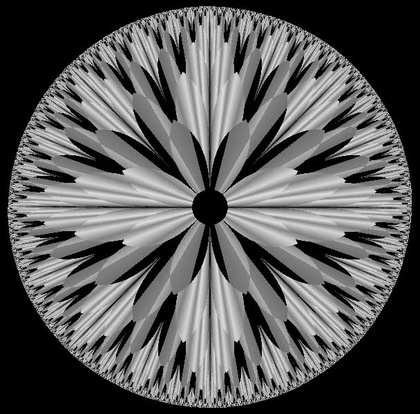
%> input picture Codes/odev1.jpg, 420 x 414 px, shrunk from 608 x 600 before the run
$ octave odev1.m   (GNU Octave 9; MATLAB toolbox functions it lacks are replaced by stand-ins)
%> lines starting %> are read from the running program, lines starting %| are printed output that depends on the picture; in (x1, y1, x2, y2) boxes, pixels count from 0 and x2, y2 are one past the last pixel; in counts of white or black regions, pixels touching at a corner belong together; the program's own positions count from 1
%%%%%%%%%%%%%%%%%%%%%%%%%%%%%%%%%%%%%%%%%%%%%%%
%%%%%%	1)Bit PLane	%%%%%%
%%%%%%%%%%%%%%%%%%%%%%%%%%%%%%%%%%%%%%%%%%%%%%%
clear;clc;clf;

[X]=imread('odev1.jpg');
%> X is the input picture: size 414x420 uint8; min 0, max 250, mean 89.3

subplot(3,3,1);
imshow(X, [0 255]),
title('Orjinal Görüntü')

input=double(X);
for n=1:8
%> this loop made 8 passes; what is shown inside it comes from the first
for i=1:size(input,1)
  for j=1:size(input,2)
     if bitand(input(i,j),(2^(8-n))) == (2^(8-n))
        output(i,j)=255;
     else
        output(i,j)=0;
     end
  end
end
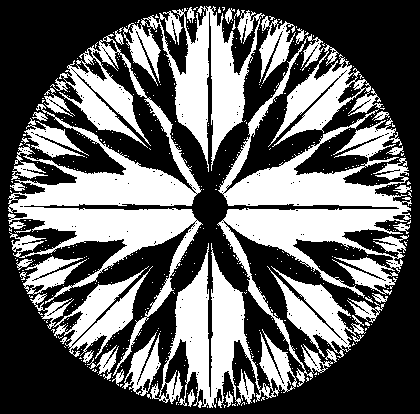
%> output: size 414x420 double; 39.3% white; 475 white regions (440 under 20 px), largest, box (x1, y1, x2, y2) and area: (217, 34, 412, 387) 20361, (8, 34, 203, 376) 17556, (150, 243, 297, 408) 8477
subplot(3,3,n+1);
imshow(output, [0 255]);
title(sprintf('%d. bit Görüntüsü',8-n))
end
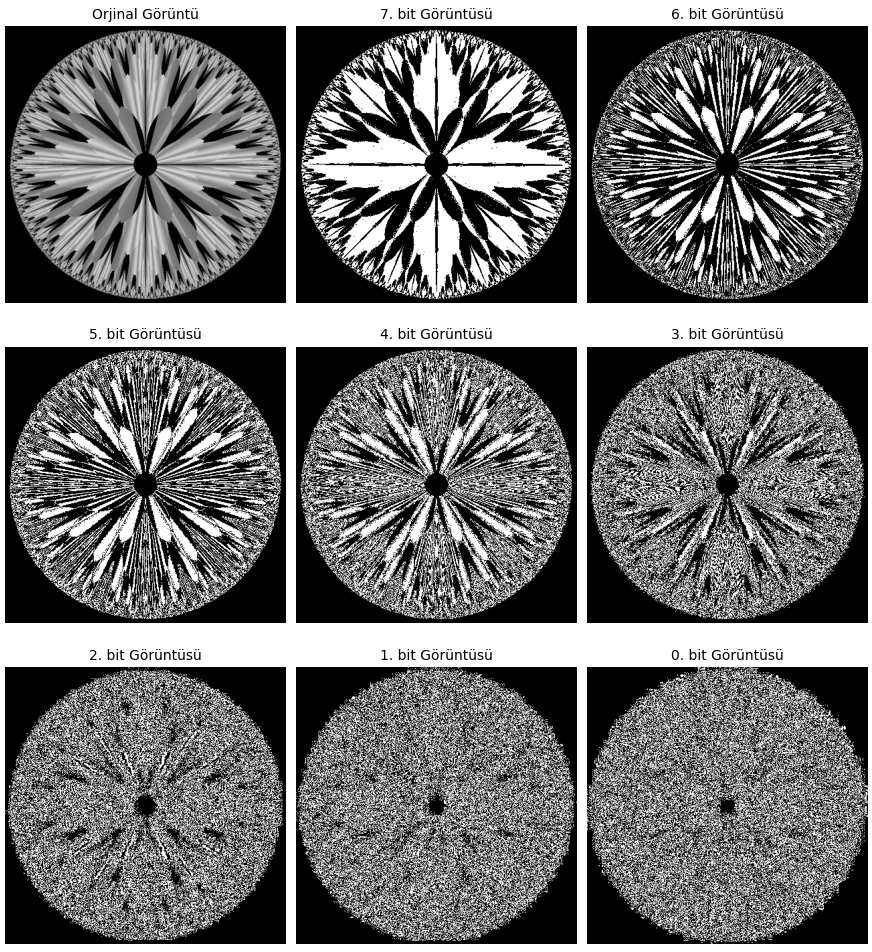
%> figure redrawn from the program's plot data, 9 panels

%%%%%%%%%%%%%%%%%%%%%%%%%%%%%%%%%%%%%%%%%%%%%%%
